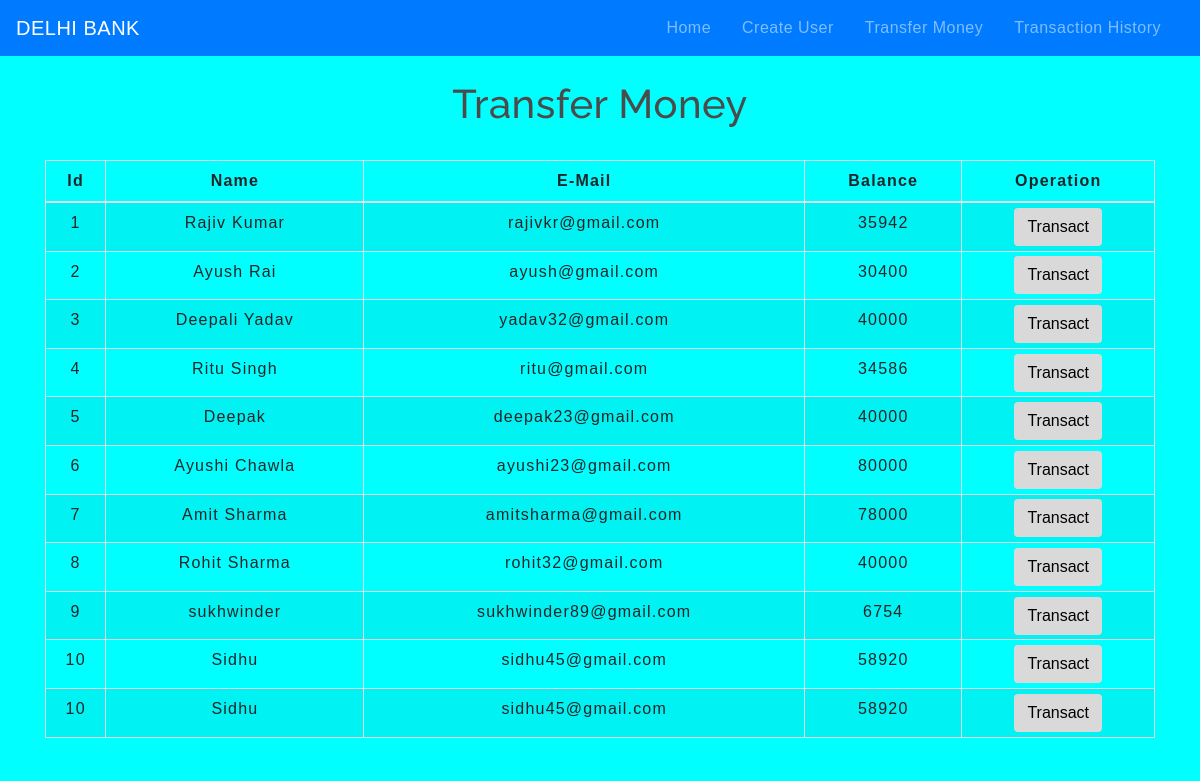
The app's page /transfermoney.php with its own data.
### tables this page shows
CREATE TABLE `users` (
  `id` int(3) NOT NULL,
  `name` text NOT NULL,
  `email` varchar(30) NOT NULL,
  `balance` int(8) NOT NULL
);

### transfermoney.php (the view, shortened to what this page needs)
<!DOCTYPE html>
<html lang="en">
<head>
    <link rel="stylesheet" href="https://maxcdn.bootstrapcdn.com/bootstrap/4.0.0/css/bootstrap.min.css">
    <link rel="stylesheet" type="text/css" href="css/table.css">
    <link rel="stylesheet" type="text/css" href="css/navbar.css">
</head>
<body class="back_image">
<?php
    include 'config.php';
    $sql = "SELECT * FROM users";
    $result = mysqli_query($conn,$sql);
?>
<?php
  include 'navbar.php';
?>
<div class="container back_image">
        <h2 class="text-center pt-4">Transfer Money</h2>
        <br>
            <div class="row">
                <div class="col">
                    <div class="table-responsive-sm">
                    <table class="table table-hover table-sm table-striped table-condensed table-bordered">
                        <thead>
                            <tr>
                            <th scope="col" class="text-center py-2">Id</th>
                            <th scope="col" class="text-center py-2">Name</th>
                            <th scope="col" class="text-center py-2">E-Mail</th>
                            <th scope="col" class="text-center py-2">Balance</th>
                            <th scope="col" class="text-center py-2">Operation</th>
                            </tr>
                        </thead>
                        <tbody>
                <?php
                    while($rows=mysqli_fetch_assoc($result)){
                ?>
                    <tr>
                        <td class="py-2"><?php echo $rows['id'] ?></td>
                        <td class="py-2"><?php echo $rows['name']?></td>
                        <td class="py-2"><?php echo $rows['email']?></td>
                        <td class="py-2"><?php echo $rows['balance']?></td>
                        <td><a href="selecteduserdetail.php?id= <?php echo $rows['id'] ;?>"> <button type="button" class="btn">Transact</button></a></td>
                    </tr>
                <?php
                    }
                ?>
                        </tbody>
                    </table>
                    </div>
                </div>
            </div>
         </div>
</body>
</html>

### navbar.php (shortened to what this page needs)
<nav class="navbar navbar-expand-md navbar-dark bg-primary">
<a class="navbar-brand" href="index.php">DELHI BANK</a>
<div class="collapse navbar-collapse" id="collapsibleNavbar">
      <ul class="navbar-nav ml-auto">
        <li class="nav-item">
          <a class="nav-link" href="index.php">Home</a>
        </li>
        <li class="nav-item">
          <a class="nav-link" href="createuser.php">Create User</a>
        </li>
        <li class="nav-item">
          <a class="nav-link" href="transfermoney.php">Transfer Money</a>
        </li>
        <li class="nav-item">
          <a class="nav-link" href="transactionhistory.php">Transaction History</a>
        </li>
    </div>
 </nav>

### css/table.css (style rules this page uses)
* { padding: 0; margin: 0; box-sizing: border-box; font-family: sans-serif; }
h2 { font-size: 40px; }
table { letter-spacing: 1.2px; }
td { text-align: center; }
button { border:none; background: #d9d9d9; transition: 1s; }

### css/navbar.css (style rules this page uses)
.nav-link { margin-right: 15px; color:#0d2880; letter-spacing: 0.5px; transition: 0.5s; }
.navbar-brand { color: #a2a3af; letter-spacing: 0.5px; }
h2 { color: #4C4B4B; letter-spacing: 0.5px; font-family: raleway; }

### transfermoney.php (style rules this page uses)
button { transition: 1.5s; }
.back_image { background-color: aqua; }

### records on screen
users: id "1", name "Rajiv Kumar", email "rajivkr@gmail.com", balance "35942"
users: id "2", name "Ayush Rai", email "ayush@gmail.com", balance "30400"
users: id "3", name "Deepali Yadav", email "yadav32@gmail.com", balance "40000"
users: id "4", name "Ritu Singh", email "ritu@gmail.com", balance "34586"
users: id "5", name "Deepak", email "deepak23@gmail.com", balance "40000"
users: id "6", name "Ayushi Chawla", email "ayushi23@gmail.com", balance "80000"
users: id "7", name "Amit Sharma", email "amitsharma@gmail.com", balance "78000"
users: id "8", name "Rohit Sharma", email "rohit32@gmail.com", balance "40000"
users: id "9", name "sukhwinder", email "sukhwinder89@gmail.com", balance "6754"
users: id "10", name "Sidhu", email "sidhu45@gmail.com", balance "58920"
users: id "10", name "Sidhu", email "sidhu45@gmail.com", balance "58920"
